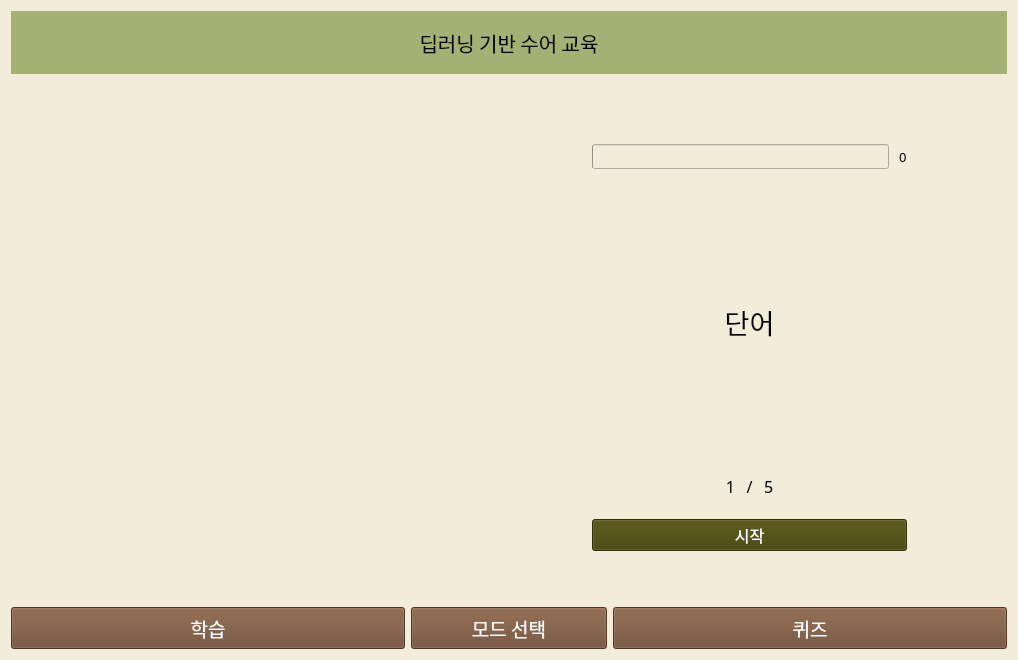
<?xml version="1.0" encoding="UTF-8"?>
<ui version="4.0">
 <class>Form</class>
 <widget class="QWidget" name="Form">
  <property name="geometry">
   <rect>
    <x>0</x>
    <y>0</y>
    <width>1018</width>
    <height>660</height>
   </rect>
  </property>
  <property name="windowTitle">
   <string>Form</string>
  </property>
  <property name="styleSheet">
   <string notr="true">background-color:rgb(242, 236, 218)</string>
  </property>
  <layout class="QGridLayout" name="gridLayout_2">
   <item row="0" column="0">
    <layout class="QGridLayout" name="gridLayout_3">
     <item row="0" column="0">
      <layout class="QGridLayout" name="gridLayout" rowstretch="0,3,25,2">
       <item row="3" column="0">
        <layout class="QHBoxLayout" name="horizontalLayout3" stretch="2,1,2">
         <item>
          <widget class="QPushButton" name="btn_learn">
           <property name="sizePolicy">
            <sizepolicy hsizetype="Minimum" vsizetype="Minimum">
             <horstretch>0</horstretch>
             <verstretch>0</verstretch>
            </sizepolicy>
           </property>
           <property name="font">
            <font>
             <family>한컴 윤고딕 230</family>
             <pointsize>14</pointsize>
            </font>
           </property>
           <property name="styleSheet">
            <string notr="true">QPushButton{
	color: white;
	background-color: rgb(109, 73, 48);
}

QPushButton:hover{
          color: rgb(109, 73, 48);
          background: transparent;
          border: 2px solid brown;
          border-radius: 1px;
}</string>
           </property>
           <property name="text">
            <string>학습</string>
           </property>
          </widget>
         </item>
         <item>
          <widget class="QPushButton" name="btn_mode">
           <property name="sizePolicy">
            <sizepolicy hsizetype="Minimum" vsizetype="Minimum">
             <horstretch>0</horstretch>
             <verstretch>0</verstretch>
            </sizepolicy>
           </property>
           <property name="font">
            <font>
             <family>한컴 윤고딕 230</family>
             <pointsize>14</pointsize>
            </font>
           </property>
           <property name="styleSheet">
            <string notr="true">QPushButton{
	color: white;
	background-color: rgb(109, 73, 48);
}

QPushButton:hover{
          color: rgb(109, 73, 48);
          background: transparent;
          border: 2px solid brown;
          border-radius: 1px;
}</string>
           </property>
           <property name="text">
            <string>모드 선택</string>
           </property>
          </widget>
         </item>
         <item>
          <widget class="QPushButton" name="btn_quiz">
           <property name="sizePolicy">
            <sizepolicy hsizetype="Minimum" vsizetype="Minimum">
             <horstretch>0</horstretch>
             <verstretch>0</verstretch>
            </sizepolicy>
           </property>
           <property name="palette">
            <palette>
             <active>
              <colorrole role="WindowText">
               <brush brushstyle="SolidPattern">
                <color alpha="255">
                 <red>255</red>
                 <green>255</green>
                 <blue>255</blue>
                </color>
               </brush>
              </colorrole>
              <colorrole role="Button">
               <brush brushstyle="SolidPattern">
                <color alpha="255">
                 <red>109</red>
                 <green>73</green>
                 <blue>48</blue>
                </color>
               </brush>
              </colorrole>
              <colorrole role="Text">
               <brush brushstyle="SolidPattern">
                <color alpha="255">
                 <red>255</red>
                 <green>255</green>
                 <blue>255</blue>
                </color>
               </brush>
              </colorrole>
              <colorrole role="ButtonText">
               <brush brushstyle="SolidPattern">
                <color alpha="255">
                 <red>255</red>
                 <green>255</green>
                 <blue>255</blue>
                </color>
               </brush>
              </colorrole>
              <colorrole role="Base">
               <brush brushstyle="SolidPattern">
                <color alpha="255">
                 <red>109</red>
                 <green>73</green>
                 <blue>48</blue>
                </color>
               </brush>
              </colorrole>
              <colorrole role="Window">
               <brush brushstyle="SolidPattern">
                <color alpha="255">
                 <red>109</red>
                 <green>73</green>
                 <blue>48</blue>
                </color>
               </brush>
              </colorrole>
             </active>
             <inactive>
              <colorrole role="WindowText">
               <brush brushstyle="SolidPattern">
                <color alpha="255">
                 <red>255</red>
                 <green>255</green>
                 <blue>255</blue>
                </color>
               </brush>
              </colorrole>
              <colorrole role="Button">
               <brush brushstyle="SolidPattern">
                <color alpha="255">
                 <red>109</red>
                 <green>73</green>
                 <blue>48</blue>
                </color>
               </brush>
              </colorrole>
              <colorrole role="Text">
               <brush brushstyle="SolidPattern">
                <color alpha="255">
                 <red>255</red>
                 <green>255</green>
                 <blue>255</blue>
                </color>
               </brush>
              </colorrole>
              <colorrole role="ButtonText">
               <brush brushstyle="SolidPattern">
                <color alpha="255">
                 <red>255</red>
                 <green>255</green>
                 <blue>255</blue>
                </color>
               </brush>
              </colorrole>
              <colorrole role="Base">
               <brush brushstyle="SolidPattern">
                <color alpha="255">
                 <red>109</red>
                 <green>73</green>
                 <blue>48</blue>
                </color>
               </brush>
              </colorrole>
              <colorrole role="Window">
               <brush brushstyle="SolidPattern">
                <color alpha="255">
                 <red>109</red>
                 <green>73</green>
                 <blue>48</blue>
                </color>
               </brush>
              </colorrole>
             </inactive>
             <disabled>
              <colorrole role="WindowText">
               <brush brushstyle="SolidPattern">
                <color alpha="255">
                 <red>255</red>
                 <green>255</green>
                 <blue>255</blue>
                </color>
               </brush>
              </colorrole>
              <colorrole role="Button">
               <brush brushstyle="SolidPattern">
                <color alpha="255">
                 <red>109</red>
                 <green>73</green>
                 <blue>48</blue>
                </color>
               </brush>
              </colorrole>
              <colorrole role="Text">
               <brush brushstyle="SolidPattern">
                <color alpha="255">
                 <red>255</red>
                 <green>255</green>
                 <blue>255</blue>
                </color>
               </brush>
              </colorrole>
              <colorrole role="ButtonText">
               <brush brushstyle="SolidPattern">
                <color alpha="255">
                 <red>255</red>
                 <green>255</green>
                 <blue>255</blue>
                </color>
               </brush>
              </colorrole>
              <colorrole role="Base">
               <brush brushstyle="SolidPattern">
                <color alpha="255">
                 <red>109</red>
                 <green>73</green>
                 <blue>48</blue>
                </color>
               </brush>
              </colorrole>
              <colorrole role="Window">
               <brush brushstyle="SolidPattern">
                <color alpha="255">
                 <red>109</red>
                 <green>73</green>
                 <blue>48</blue>
                </color>
               </brush>
              </colorrole>
             </disabled>
            </palette>
           </property>
           <property name="font">
            <font>
             <family>한컴 윤고딕 230</family>
             <pointsize>14</pointsize>
            </font>
           </property>
           <property name="styleSheet">
            <string notr="true">QPushButton{
	color: white;
	background-color: rgb(109, 73, 48);
}

QPushButton:hover{
          color: rgb(109, 73, 48);
          background: transparent;
          border: 2px solid brown;
          border-radius: 1px;
}</string>
           </property>
           <property name="text">
            <string>퀴즈</string>
           </property>
          </widget>
         </item>
        </layout>
       </item>
       <item row="1" column="0">
        <layout class="QHBoxLayout" name="horizontalLayout1">
         <item>
          <widget class="QLabel" name="label">
           <property name="font">
            <font>
             <family>한컴 윤고딕 240</family>
             <pointsize>15</pointsize>
            </font>
           </property>
           <property name="styleSheet">
            <string notr="true">background-color:rgb(164, 176, 116)</string>
           </property>
           <property name="text">
            <string>딥러닝 기반 수어 교육</string>
           </property>
           <property name="alignment">
            <set>Qt::AlignCenter</set>
           </property>
          </widget>
         </item>
        </layout>
       </item>
       <item row="2" column="0">
        <layout class="QHBoxLayout" name="horizontalLayout2" stretch="1,1">
         <property name="leftMargin">
          <number>50</number>
         </property>
         <property name="topMargin">
          <number>50</number>
         </property>
         <property name="rightMargin">
          <number>50</number>
         </property>
         <property name="bottomMargin">
          <number>50</number>
         </property>
         <item>
          <layout class="QVBoxLayout" name="verticalLayout_2">
           <property name="leftMargin">
            <number>10</number>
           </property>
           <property name="topMargin">
            <number>10</number>
           </property>
           <property name="rightMargin">
            <number>10</number>
           </property>
           <property name="bottomMargin">
            <number>10</number>
           </property>
           <item>
            <widget class="QLabel" name="lb_camera">
             <property name="text">
              <string/>
             </property>
            </widget>
           </item>
          </layout>
         </item>
         <item>
          <layout class="QVBoxLayout" name="verticalLayout" stretch="1,5,1,1">
           <property name="leftMargin">
            <number>80</number>
           </property>
           <property name="rightMargin">
            <number>50</number>
           </property>
           <item>
            <layout class="QHBoxLayout" name="horizontalLayout_2">
             <property name="spacing">
              <number>10</number>
             </property>
             <item>
              <widget class="QProgressBar" name="progressBar">
               <property name="font">
                <font>
                 <family>한컴 윤고딕 230</family>
                 <pointsize>9</pointsize>
                </font>
               </property>
               <property name="maximum">
                <number>10</number>
               </property>
               <property name="value">
                <number>0</number>
               </property>
               <property name="alignment">
                <set>Qt::AlignCenter</set>
               </property>
               <property name="format">
                <string/>
               </property>
              </widget>
             </item>
             <item>
              <widget class="QLabel" name="lb_ncount">
               <property name="font">
                <font>
                 <family>한컴 윤고딕 230</family>
                 <pointsize>10</pointsize>
                </font>
               </property>
               <property name="text">
                <string>0</string>
               </property>
              </widget>
             </item>
            </layout>
           </item>
           <item>
            <widget class="QLabel" name="lb_question">
             <property name="font">
              <font>
               <family>한컴 윤고딕 230</family>
               <pointsize>20</pointsize>
              </font>
             </property>
             <property name="text">
              <string>단어</string>
             </property>
             <property name="alignment">
              <set>Qt::AlignCenter</set>
             </property>
            </widget>
           </item>
           <item>
            <layout class="QHBoxLayout" name="horizontalLayout" stretch="5,1,5">
             <property name="spacing">
              <number>0</number>
             </property>
             <item>
              <widget class="QLabel" name="lb_page">
               <property name="font">
                <font>
                 <family>한컴 윤고딕 230</family>
                 <pointsize>12</pointsize>
                </font>
               </property>
               <property name="text">
                <string>1</string>
               </property>
               <property name="alignment">
                <set>Qt::AlignRight|Qt::AlignTrailing|Qt::AlignVCenter</set>
               </property>
              </widget>
             </item>
             <item>
              <widget class="QLabel" name="label_3">
               <property name="font">
                <font>
                 <family>한컴 윤고딕 230</family>
                 <pointsize>12</pointsize>
                </font>
               </property>
               <property name="text">
                <string>/</string>
               </property>
               <property name="alignment">
                <set>Qt::AlignCenter</set>
               </property>
              </widget>
             </item>
             <item>
              <widget class="QLabel" name="lb_page_all">
               <property name="font">
                <font>
                 <family>한컴 윤고딕 230</family>
                 <pointsize>12</pointsize>
                </font>
               </property>
               <property name="text">
                <string>5</string>
               </property>
              </widget>
             </item>
            </layout>
           </item>
           <item>
            <widget class="QPushButton" name="btn_pass">
             <property name="sizePolicy">
              <sizepolicy hsizetype="Minimum" vsizetype="Fixed">
               <horstretch>0</horstretch>
               <verstretch>0</verstretch>
              </sizepolicy>
             </property>
             <property name="font">
              <font>
               <family>한컴 윤고딕 230</family>
               <pointsize>12</pointsize>
              </font>
             </property>
             <property name="styleSheet">
              <string notr="true">QPushButton{
	color: white;
	background-color: rgb(66, 65, 6);
}

QPushButton:hover{
          color: rgb(66, 65, 6);
          background: transparent;
          border: 2px solid dark green;
          border-radius: 1px;
}</string>
             </property>
             <property name="text">
              <string>시작</string>
             </property>
            </widget>
           </item>
          </layout>
         </item>
        </layout>
       </item>
      </layout>
     </item>
    </layout>
   </item>
  </layout>
 </widget>
 <resources/>
 <connections/>
</ui>
